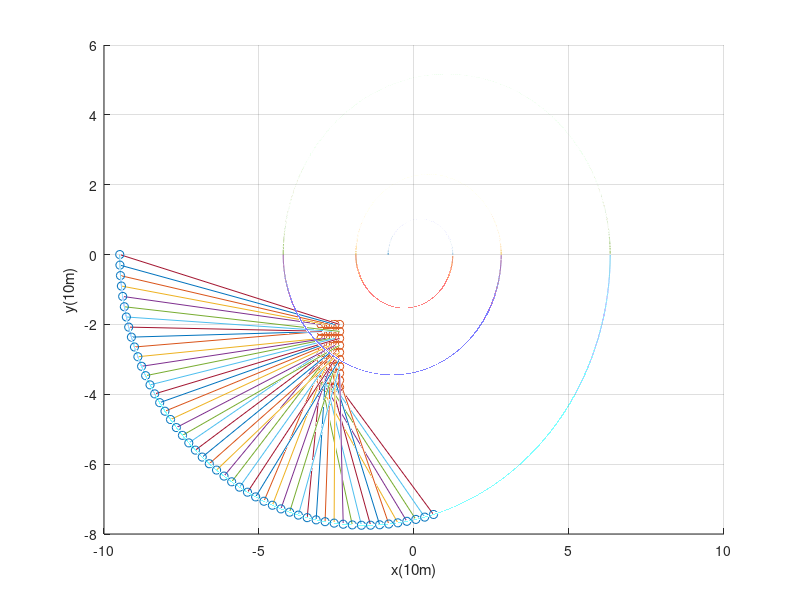

Here is the MATLAB script that generated this plot:


clear all;
clc;


b = 1;
height = 10;
hold on
xlabel('x(10m)')
ylabel('y(10m)')
zlabel('z(10m)')

recX = [];
recY = [];
recZ = [];

initDistance = 0.15;
index = 1;
j = 1;
k = 1;
while j <= 10
    
    recX(index) = -3;
    y = -4 + 0.2 * j;
    recY(index) = -4 + 0.2 * j;
    recZ(index) = -20;
    while k < 5
        index = index + 1;
        recX(index) = recX(index-1) + initDistance;
        recY(index) = y;
        recZ(index) = -20;
        k = k + 1;
    end
    index = index + 1;
    k = 1;
    j = j + 1;
end



i = 1;
while i < 6
t = (5/12)*(3/2).^i*(-(1/3)*(-1).^i - (5/3)):0.0001:(5/12)*(3/2).^i*(-(1/3)*(-1).^i + (5/3));
x = t;
y = sqrt(-(24/25)*(t.^2) - (4/15)*(((-(3/2)).^i)*b*t) + (4/9)*(3/2).^(2*i));
z = -sqrt((1/25)*(t.^2) - (4/15)*(((-(3/2)).^i)*b*t) + (4/9)*(3/2).^(2*i));
plot3(x,y,z);
i = i + 1;
t = (5/12)*(3/2).^i*(-(1/3)*(-1).^i - (5/3)):0.0001:(5/12)*(3/2).^i*(-(1/3)*(-1).^i + (5/3));
x = t;
y = -sqrt(-(24/25)*(t.^2) - (4/15)*(((-(3/2)).^i)*b*t) + (4/9)*(3/2).^(2*i));
z = -sqrt((1/25)*(t.^2) - (4/15)*(((-(3/2)).^i)*b*t) + (4/9)*(3/2).^(2*i));
i = i + 1;
plot3(x,y,z);
grid on;
end



k = 1;
i = 6;
total = 50;
distance = 0.3;
totalDistance = 0;
j = (5/12)*(3/2)^i*(-(1/3)*(-1)^i - (5/3));
xs = [j];
ys = [-sqrt(-(24/25)*(j^2) - (4/15)*(((-(3/2))^i)*b*j) + (4/9)*(3/2)^(2*i))];
zs = [-sqrt((1/25)*(j^2) - (4/15)*(((-(3/2))^i)*b*j) + (4/9)*(3/2)^(2*i))];
while j < (5/12)*(3/2)^i*(-(1/3)*(-1)^i + (5/3))
    j = j + 0.0001;
    x = j;
    y = -sqrt(-(24/25)*(j^2) - (4/15)*(((-(3/2))^i)*b*j) + (4/9)*(3/2)^(2*i));
    z = -sqrt((1/25)*(j^2) - (4/15)*(((-(3/2))^i)*b*j) + (4/9)*(3/2)^(2*i));
    D = sqrt((x - xs(k))^2 + (y - ys(k))^2 + (z - zs(k))^2);
    
    if distance <= D
        k = k + 1;
        xs(k) = x;
        ys(k) = y;
        zs(k) = z;
    end
    if k == total
        break
    end
end

fXsInit = [];
fYsInit = [];
fZsInit = [];
i = 50;
j = 1;
while i >= 1
    fXsInit(j) = recX(i);
    fYsInit(j) = recY(i);
    fZsInit(j) = recZ(i);
    i = i - 1;
    j = j + 1;
end

fXsInit2 = [];
fYsInit2 = [];
fZsInit2 = [];
i = 36;
j = 1;
while j <= 40
    fXsInit2(j) = recX(i);
    fYsInit2(j) = recY(i);
    fZsInit2(j) = recZ(i);
    if mod(j,5) == 0
        i = i - 10;
    end
    i = i + 1;
    j = j + 1;
end



i = 1;
while i <= 50;
    if i <= 10
    plot3([fXsInit(i) xs(i)],[fYsInit(i) ys(i)],[fZsInit(i) zs(i)]);
    else
    plot3([fXsInit2(i-10) xs(i)],[fYsInit2(i-10) ys(i)],[fZsInit2(i-10) zs(i)]);
    end
    i = i + 1;
end


scatter3(xs,ys,zs);
scatter3(recX,recY,recZ);
% scatter3(xs2,ys2,zs2);
hold off







